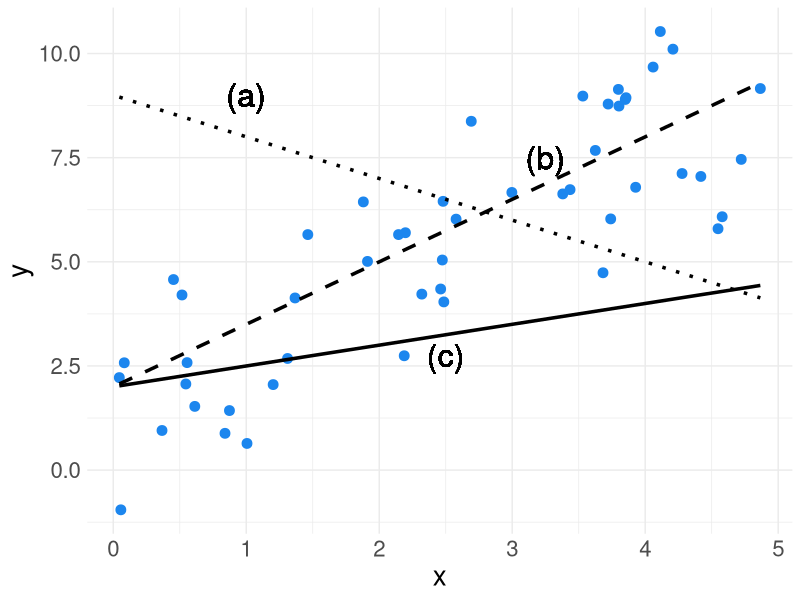
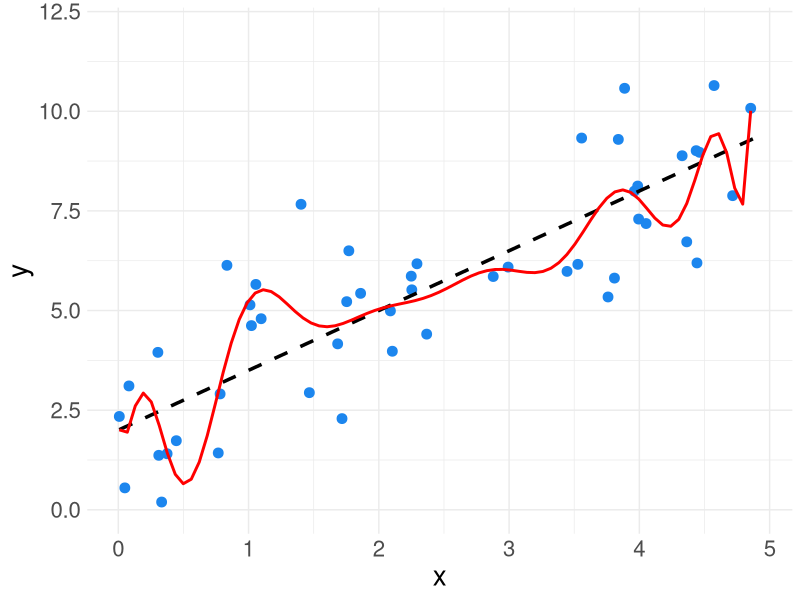
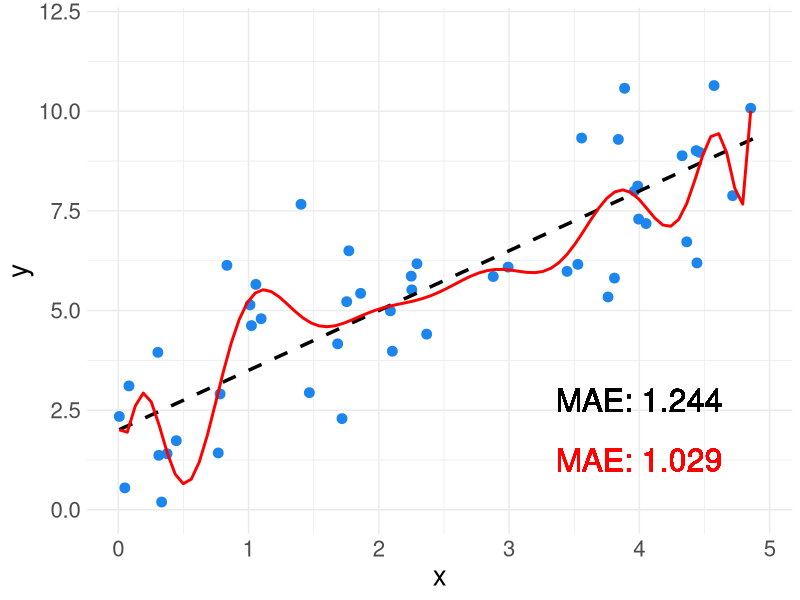
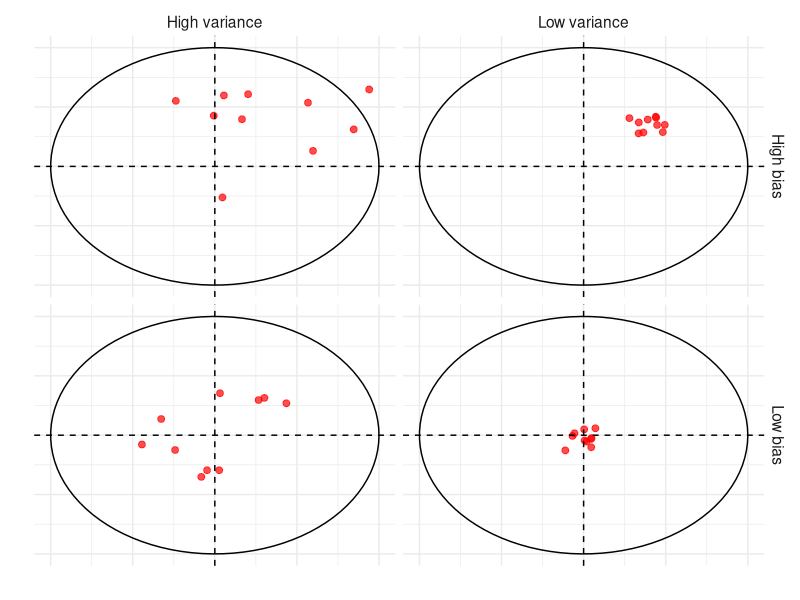
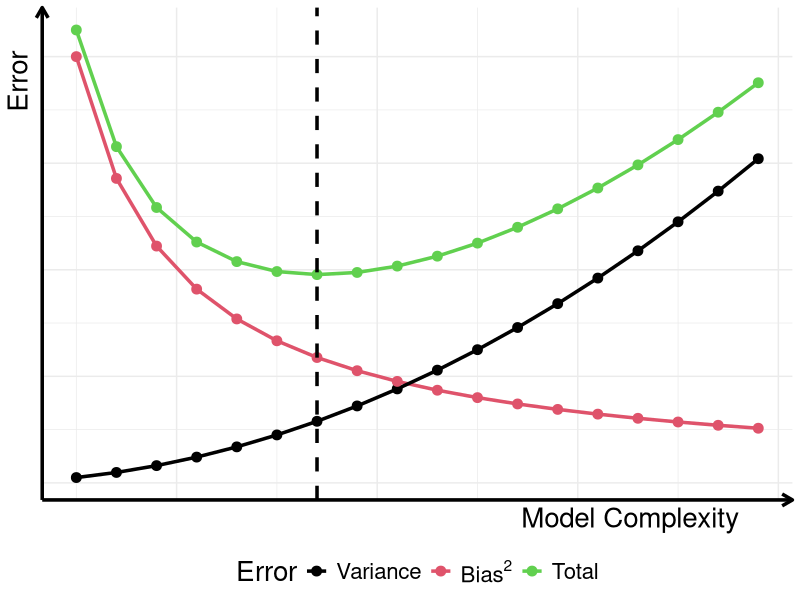
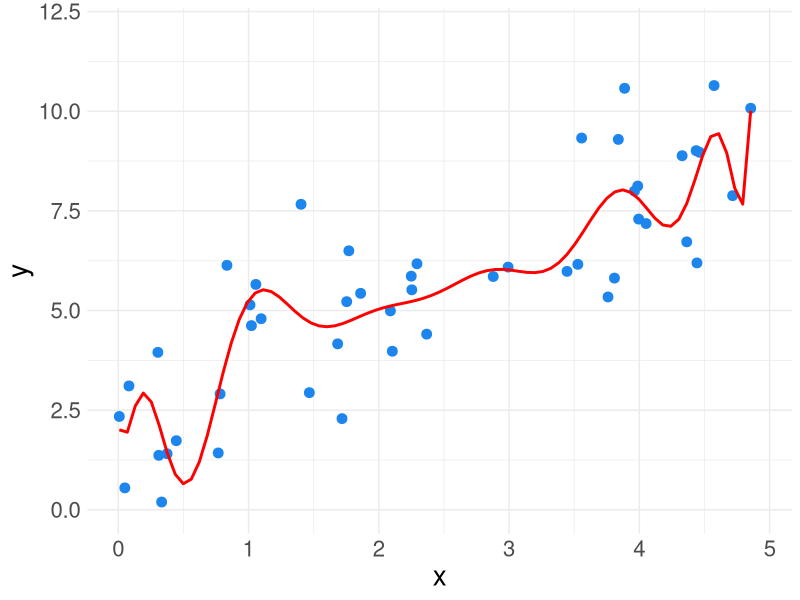
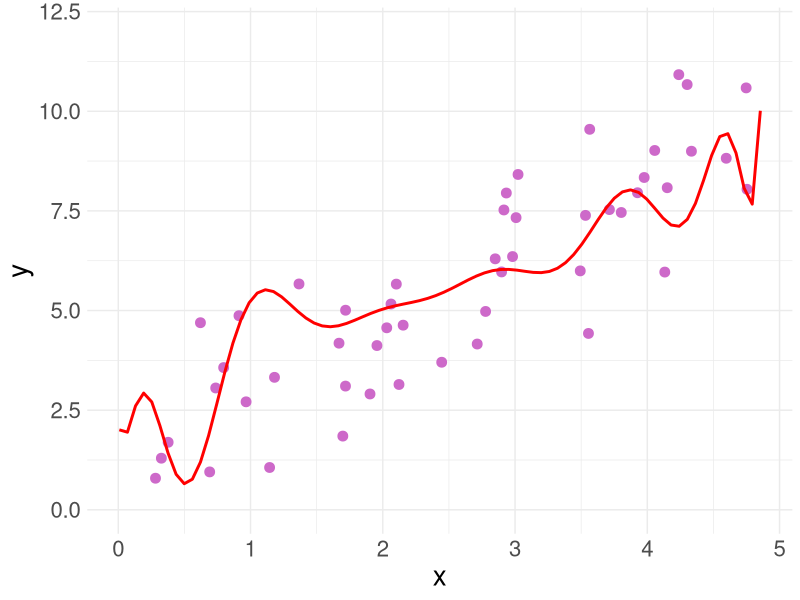
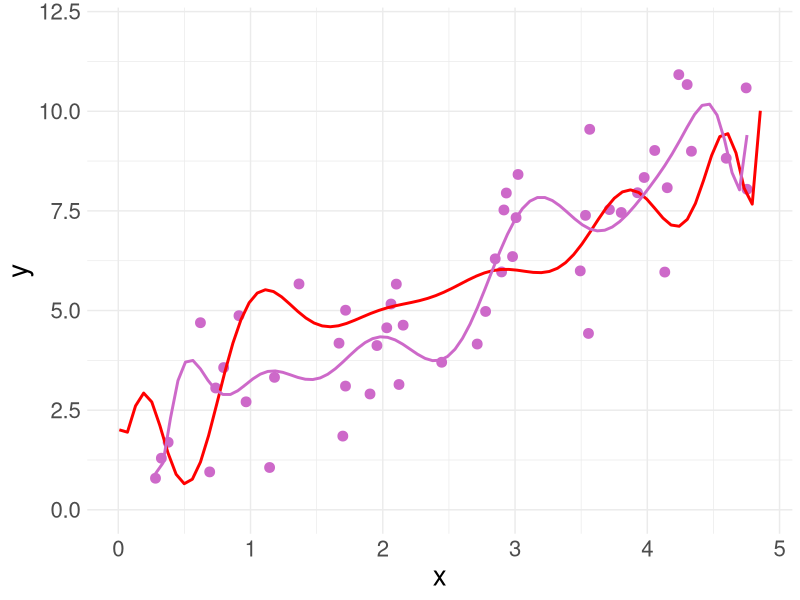

These figures' R source, in order:
## ---- chunk 1
knitr::opts_chunk$set(echo = FALSE)
library(tidyverse)
## ---- chunk 2

set.seed(89)

plot_data <- data.frame(x = runif(50,0,5))
plot_data$y <- 2 + 1.5*plot_data$x + rnorm(nrow(plot_data),0,1.5)

ggplot(plot_data, aes(x = x, y = y)) +
  geom_point(color = "dodgerblue2", size = 3) +
  stat_function(fun = function(x) 0.5*x+2, linetype = "solid", size = 1.2) + 
  stat_function(fun = function(x) 9-x, linetype = "dotted", size = 1.2) +
  stat_function(fun = function(x) 2+1.5*x, linetype = "dashed", size = 1.2) +
  theme_minimal() +
  
  geom_text(x = 1, y =9, label = "(a)", size=8) +
  geom_text(x = 3.25, y =7.5, label = "(b)", size=8) +
  geom_text(x = 2.5, y =2.75, label = "(c)", size=8) +
  theme(text = element_text(size = 20))

## ---- chunk 3

plot_data <- data.frame(x = runif(50,0,5))
plot_data$y <- 2 + 1.5*plot_data$x + rnorm(nrow(plot_data),0,1.5)
plot_data$y_lin <- 2+1.5*plot_data$x
plot_data$y_curvy <- lm(y ~ poly(x, 14), data = plot_data)$fitted.values
  
curvy_plot <- ggplot(plot_data, aes(x = x, y = y)) +
  geom_point(color = "dodgerblue2", size = 3) +
  # stat_function(fun = function(x) 0.5*x+2, linetype = "solid", size = 1.2) + 
  # stat_function(fun = function(x) 9-x, linetype = "dashed", size = 1.2) +
  stat_function(fun = function(x) 2+1.5*x, size = 1.2, color = "black", linetype = "dashed") +
  geom_smooth(method = lm, formula = y ~ poly(x, 14), se=FALSE, color = "red") +
  ylim(0,12) +
  theme_minimal() +
  theme(text = element_text(size = 20))

curvy_plot
## ---- chunk 4

mae_lin <- mean(abs(plot_data$y - plot_data$y_lin))
mae_curvy <- mean(abs(plot_data$y - plot_data$y_curvy))

curvy_plot +
  geom_text(x = 4, y = 2.75, size = 8, 
            label = paste("MAE:",round(mae_lin,3))) +
  geom_text(x = 4, y = 1.25, size = 8, 
            label = paste("MAE:",round(mae_curvy,3 )),
            color = "red")

## ---- chunk 5

circleFun <- function(center = c(0,0),diameter = 1, npoints = 100){
    r = diameter / 2
    tt <- seq(0,2*pi,length.out = npoints)
    xx <- center[1] + r * cos(tt)
    yy <- center[2] + r * sin(tt)
    return(data.frame(x = xx, y = yy))
}

c1 <- circleFun(c(0,0)) %>% mutate(bias = "High bias", variance = "High variance")
c2 <- circleFun(c(0,0)) %>% mutate(bias = "Low bias", variance = "High variance")
c3 <- circleFun(c(0,0)) %>% mutate(bias = "High bias", variance = "Low variance")
c4 <- circleFun(c(0,0)) %>% mutate(bias = "Low bias", variance = "Low variance")

set.seed(89)
hbhv <- data.frame(x = rnorm(10,0.2,0.14),
                   y = rnorm(10,0.2,0.14),
                   bias = "High bias", variance = "High variance")

hblv <- data.frame(x = rnorm(10,0.2,0.03),
                   y = rnorm(10,0.2,0.03),
                   bias = "High bias", variance = "Low variance")

lbhv <- data.frame(x = rnorm(10,0,0.14),
                   y = rnorm(10,0,0.14),
                   bias = "Low bias", variance = "High variance")

lblv <- data.frame(x = rnorm(10,0,0.03),
                   y = rnorm(10,0,0.03),
                   bias = "Low bias", variance = "Low variance")

points_df <- rbind(hbhv, hblv, lbhv, lblv)

ggplot(rbind(c1,c2,c3,c4),aes(x,y)) + 
  geom_path() + 
  geom_point(data = points_df, aes(x = x, y = y), size = 2, color = "red", alpha = 0.7) +
  geom_hline(yintercept = 0, linetype = "dashed") +
  geom_vline(xintercept = 0, linetype = "dashed") +
  facet_grid(bias ~ variance) +
  xlim(-0.5,0.5) + ylim(-0.5,0.5) +
  labs(x = "", y = "") +
  theme_minimal() +
  theme(text = element_text(size = 14),
        axis.ticks = element_blank(),
        axis.text = element_blank())
  
## ---- chunk 6

err_df <- data.frame(complexity = seq(0.5,4,by = 0.2))
err_df$var <- 0.1*err_df$complexity^2
err_df$bias2 <- 1/(err_df$complexity)
err_df$total <- err_df$var + err_df$bias2 + 0.1

err_labs <- list("Variance",bquote("Bias"^2),"Total")

err_df %>% 
  pivot_longer(-complexity) %>% 

ggplot(aes(x = complexity, y = value, color = name)) +
  geom_line(size = 1.2) +
  geom_point(size = 3) +
  geom_vline(xintercept = 1.7, linetype = "dashed", size = 1.2) + 
  scale_colour_manual(values=1:3,breaks=c("var","bias2","total"),
                      labels=err_labs) + 
  labs(x = "Model Complexity", y = "Error",color = "Error") + 
  theme_minimal() +
    theme(legend.position = "bottom",
          axis.text = element_blank(),
          axis.line = element_line(arrow = grid::arrow(length = unit(0.3, "cm"), 
                                                       ends = "last"),
                                   size = 1.2),
          axis.title = element_text(hjust = 0.9),
          text = element_text(size = 20))

## ---- chunk 7

ggplot(plot_data, aes(x = x, y = y)) +
  geom_point(color = "dodgerblue2", size = 3) +
  geom_smooth(method = lm, formula = y ~ poly(x, 14), se=FALSE, color = "red") + 
  ylim(0,12) +
  theme_minimal() +
  theme(text = element_text(size = 20))

## ---- chunk 8

set.seed(1037)
new_data <- data.frame(x = runif(50,0,5))
new_data$y <- 2 + 1.5*new_data$x + rnorm(nrow(new_data),0,1.5)

ggplot(plot_data, aes(x = x, y = y)) +
  # geom_point(color = "dodgerblue2", size = 3) +
  geom_point(data = new_data, aes(x = x, y = y), color = "orchid3", size = 3) +
  # stat_function(fun = function(x) 0.5*x+2, linetype = "solid", size = 1.2) + 
  # stat_function(fun = function(x) 9-x, linetype = "dashed", size = 1.2) +
  # stat_function(fun = function(x) 2+1.5*x, size = 1.2, color = "black", linetype = "dashed") +
  geom_smooth(method = lm, formula = y ~ poly(x, 14), se=FALSE, color = "red") + 
  ylim(0,12) +
  theme_minimal() +
  theme(text = element_text(size = 20))

## ---- chunk 9

ggplot(new_data, aes(x = x, y = y)) +
  # geom_point(color = "dodgerblue2", size = 3) +
  geom_point(color = "orchid3", size = 3) +
  # stat_function(fun = function(x) 0.5*x+2, linetype = "solid", size = 1.2) + 
  # stat_function(fun = function(x) 9-x, linetype = "dashed", size = 1.2) +
  # stat_function(fun = function(x) 2+1.5*x, size = 1.2, linetype = "dashed") +
  geom_smooth(data = plot_data, aes(x = x, y=y), method = lm, formula = y ~ poly(x, 14), se=FALSE, color = "red") + 
  geom_smooth(method = lm, formula = y ~ poly(x, 14), se=FALSE, color = "orchid3") + 
  ylim(0,12) +
  theme_minimal() +
  theme(text = element_text(size = 20))

## ---- chunk 10

library(MASS)

set.seed(89)

ellipse_mkr <- function(mu, sigma) {
  
  n = 100
  Sigma = matrix(c(sigma[1], sigma[2],sigma[2],sigma[1]), nrow=2)
  theta = 180*pi/180 #Angle in radians
  mu2 = c(mu[1]*cos(theta) - mu[2]*sin(theta),mu[2]*cos(theta) + mu[1]*sin(theta))
  rot <-matrix(c(cos(theta),sin(theta),-sin(theta),cos(theta)),nrow=2)
  ols_df <- as.data.frame(mvrnorm(n=n, mu=mu, Sigma=rot %*% Sigma %*% t(rot)))
  
  return(ols_df)
}


constraint_df <- data.frame(beta1 = c(0,1,0,-1),
                            beta2 = c(1,0,-1,0))

ols_df_int <- ellipse_mkr(mu = c(1,3), sigma = 1.15*c(.75,.5))
ols_df_small <- ellipse_mkr(mu = c(1,3), sigma = 0.5*c(.75,.5))
ols_df_smallest <- ellipse_mkr(mu = c(1,3), sigma = 0.2*c(.75,.5))

ggplot(constraint_df, aes(x=beta1, y=beta2)) +
  
  geom_text(x = 1, y = 3, label = expression(hat(beta)), fontface = "bold", size = 6) +
  geom_hline(yintercept = 0,) +
  geom_vline(xintercept = 0) + 
  geom_polygon(fill = "firebrick2") +
  stat_ellipse(data = ols_df_int, aes(x = V1, y = V2),
               size = 1.2) +
  stat_ellipse(data = ols_df_small, aes(x = V1, y = V2),
               size = 1.2) +
  stat_ellipse(data = ols_df_smallest, aes(x = V1, y = V2),
               size = 1.2) + 
  labs(x = expression(beta[1]), y = expression(beta[2])) + 
  theme_minimal() + 
  theme(text = element_text(size = 20))
  
## ---- chunk 11

ggplot(data.frame(x = 0)) +
  geom_abline(linetype = "dashed", size = 1.2) +
  stat_function(fun = function(x) {ifelse(x < 1, 0, (x-1))},
                n = 10000,
                size = 1.2, color = "dodgerblue2") + 
  labs(x = expression(hat(beta)[j]^"OLS"),
       y = expression(hat(beta)[j]^"LASSO")) +
  xlim(0,3) + 
  ylim(0,3) + 
  theme_minimal() + 
  theme(text = element_text(size = 20))

## ---- chunk 12

library(MASS)

set.seed(89)

constraint_df <- circleFun(c(0,0), diameter = 2)

ols_df_int <- ellipse_mkr(mu = c(1,3), sigma = 1.15*c(.75,.5))
ols_df_small <- ellipse_mkr(mu = c(1,3), sigma = 0.5*c(.75,.5))
ols_df_smallest <- ellipse_mkr(mu = c(1,3), sigma = 0.2*c(.75,.5))

ggplot(constraint_df, aes(x=x, y=y)) +
  
  geom_text(x = 1, y = 3, label = expression(hat(beta)), fontface = "bold", size = 6) +
  geom_hline(yintercept = 0,) +
  geom_vline(xintercept = 0) + 
  geom_polygon(fill = "firebrick2") + 
  stat_ellipse(data = ols_df_int, aes(x = V1, y = V2),
               size = 1.2) +
  stat_ellipse(data = ols_df_small, aes(x = V1, y = V2),
               size = 1.2) +
  stat_ellipse(data = ols_df_smallest, aes(x = V1, y = V2),
               size = 1.2) + 
  labs(x = expression(beta[1]), y = expression(beta[2])) + 
  theme_minimal() + 
  theme(text = element_text(size = 20)) + 
  xlim(-1.5,3.5) + ylim(-1.5,3.5)
  
## ---- chunk 13

ggplot(data.frame(x = 0)) +
  geom_abline(linetype = "dashed", size = 1.2) +
  stat_function(fun = function(x) 0.5*x,
                n = 10000,
                size = 1.2, color = "orchid2") + 
  labs(x = expression(hat(beta)[j]^"OLS"),
       y = expression(hat(beta)[j]^"Ridge")) +
  xlim(0,3) + 
  ylim(0,3) + 
  theme_minimal() + 
  theme(text = element_text(size = 20))

